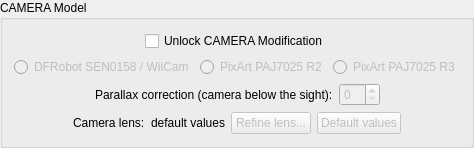
             <widget class="QGroupBox" name="cameraModelGroupbox">
              <property name="whatsThis">
               <string>&lt;html&gt;&lt;head/&gt;&lt;body&gt;&lt;p&gt;Select the camera hardware physically installed in your lightgun.&lt;/p&gt;&lt;p&gt;The active camera hardware will be swapped automatically when the settings are saved.&lt;/p&gt;&lt;p&gt;A &lt;span style=&quot; font-weight:700;&quot;&gt;manual reboot is only recommended&lt;/span&gt; if you experience issues.&lt;/p&gt;&lt;p&gt;Remember to also configure the corresponding communication pins in the Pins Layout tab.&lt;/p&gt;&lt;/body&gt;&lt;/html&gt;</string>
              </property>
              <property name="accessibleName">
               <string>Infrared Camera Model</string>
              </property>
              <property name="title">
               <string>CAMERA Model</string>
              </property>
              <property name="trackable" stdset="0">
               <number>1</number>
              </property>
              <layout class="QVBoxLayout" name="verticalLayout_cameraModel">
               <item alignment="Qt::AlignHCenter">
                <widget class="QCheckBox" name="cameraModelUnlockToggle">
                 <property name="whatsThis">
                  <string>&lt;html&gt;&lt;head/&gt;&lt;body&gt;&lt;p&gt;Select the camera hardware physically installed in your lightgun.&lt;/p&gt;&lt;p&gt;The active camera hardware will be swapped automatically when the settings are saved.&lt;/p&gt;&lt;p&gt;A &lt;span style=&quot; font-weight:700;&quot;&gt;manual reboot is only recommended&lt;/span&gt; if you experience issues.&lt;/p&gt;&lt;p&gt;Remember to also configure the corresponding communication pins in the Pins Layout tab.&lt;/p&gt;&lt;/body&gt;&lt;/html&gt;</string>
                 </property>
                 <property name="accessibleName">
                  <string>Infrared Camera Model</string>
                 </property>
                 <property name="text">
                  <string>Unlock CAMERA Modification</string>
                 </property>
                 <property name="toolTip">
                  <string>Warning: Modifying this is only required once when building the gun.</string>
                 </property>
                 <property name="trackable" stdset="0">
                  <number>1</number>
                 </property>
                </widget>
               </item>
               <item>
                <layout class="QHBoxLayout" name="horizontalLayout_cameraModel">
                 <item alignment="Qt::AlignHCenter">
                  <widget class="QRadioButton" name="camModel_DFRobot">
                   <property name="whatsThis">
                    <string>&lt;html&gt;&lt;head/&gt;&lt;body&gt;&lt;p&gt;This is an &lt;span style=&quot; font-weight:700;&quot;&gt;I2C&lt;/span&gt; camera module.&lt;/p&gt;&lt;p&gt;When selecting this model, ensure you have correctly mapped the &lt;span style=&quot; font-style:italic;&quot;&gt;cam_SDA&lt;/span&gt; and &lt;span style=&quot; font-style:italic;&quot;&gt;cam_SCL&lt;/span&gt; pins in the Layout tab.&lt;/p&gt;&lt;/body&gt;&lt;/html&gt;</string>
                   </property>
                   <property name="accessibleName">
                    <string>DFRobot SEN0158 / WiiCam</string>
                   </property>
                   <property name="text">
                    <string>DFRobot SEN0158 / WiiCam</string>
                   </property>
                   <property name="enabled">
                    <bool>false</bool>
                   </property>
                   <property name="trackable" stdset="0">
                    <number>1</number>
                   </property>
                  </widget>
                 </item>
                 <item alignment="Qt::AlignHCenter">
                  <widget class="QRadioButton" name="camModel_PAJ7025R2">
                   <property name="whatsThis">
                    <string>&lt;html&gt;&lt;head/&gt;&lt;body&gt;&lt;p&gt;This is an &lt;span style=&quot; font-weight:700;&quot;&gt;SPI&lt;/span&gt; camera module.&lt;/p&gt;&lt;p&gt;When selecting this model, ensure you have correctly mapped the &lt;span style=&quot; font-style:italic;&quot;&gt;cam_SPI_MOSI, cam_SPI_MISO, cam_SPI_SCK,&lt;/span&gt; and &lt;span style=&quot; font-style:italic;&quot;&gt;cam_SPI_CS&lt;/span&gt; pins in the Layout tab.&lt;/p&gt;&lt;/body&gt;&lt;/html&gt;</string>
                   </property>
                   <property name="accessibleName">
                    <string>PixArt PAJ7025 R2</string>
                   </property>
                   <property name="text">
                    <string>PixArt PAJ7025 R2</string>
                   </property>
                   <property name="enabled">
                    <bool>false</bool>
                   </property>
                   <property name="trackable" stdset="0">
                    <number>1</number>
                   </property>
                  </widget>
                 </item>
                 <item alignment="Qt::AlignHCenter">
                  <widget class="QRadioButton" name="camModel_PAJ7025R3">
                   <property name="whatsThis">
                    <string>&lt;html&gt;&lt;head/&gt;&lt;body&gt;&lt;p&gt;This is an &lt;span style=&quot; font-weight:700;&quot;&gt;SPI&lt;/span&gt; camera module.&lt;/p&gt;&lt;p&gt;When selecting this model, ensure you have correctly mapped the &lt;span style=&quot; font-style:italic;&quot;&gt;cam_SPI_MOSI, cam_SPI_MISO, cam_SPI_SCK,&lt;/span&gt; and &lt;span style=&quot; font-style:italic;&quot;&gt;cam_SPI_CS&lt;/span&gt; pins in the Layout tab.&lt;/p&gt;&lt;/body&gt;&lt;/html&gt;</string>
                   </property>
                   <property name="accessibleName">
                    <string>PixArt PAJ7025 R3</string>
                   </property>
                   <property name="text">
                    <string>PixArt PAJ7025 R3</string>
                   </property>
                   <property name="enabled">
                    <bool>false</bool>
                   </property>
                   <property name="trackable" stdset="0">
                    <number>1</number>
                   </property>
                  </widget>
                 </item>
                </layout>
               </item>
               <item>
                <layout class="QHBoxLayout" name="horizontalLayout_cameraParallax">
                 <item>
                  <spacer name="cameraParallaxSpacerLeft">
                   <property name="orientation">
                    <enum>Qt::Horizontal</enum>
                   </property>
                   <property name="sizeHint" stdset="0">
                    <size>
                     <width>40</width>
                     <height>20</height>
                    </size>
                   </property>
                  </spacer>
                 </item>
                 <item>
                  <widget class="QLabel" name="label_cameraParallax">
                   <property name="text">
                    <string>Parallax correction (camera below the sight):</string>
                   </property>
                  </widget>
                 </item>
                 <item>
                  <widget class="QSpinBox" name="cameraParallaxBox">
                   <property name="whatsThis">
                    <string>&lt;html&gt;&lt;head/&gt;&lt;body&gt;&lt;p&gt;Corrects the aim when the camera is &lt;span style=&quot; font-weight:700;&quot;&gt;below the sight line&lt;/span&gt; and you play closer to or farther from the screen than where you calibrated. Leave it at &lt;span style=&quot; font-weight:700;&quot;&gt;0&lt;/span&gt; when the camera is on the sight line.&lt;/p&gt;&lt;p&gt;&lt;span style=&quot; font-weight:700;&quot;&gt;Starting value&lt;/span&gt;, for each cm between camera and sight: about 3 on a 27&quot; monitor, about 1.5 on a 55&quot; TV. Exact value: cm between camera and sight × 100 / cm between the top and bottom LEDs.&lt;/p&gt;&lt;p&gt;&lt;span style=&quot; font-weight:700;&quot;&gt;Fine tuning&lt;/span&gt;: calibrate, step back to about one and a half times that distance and aim at a point. Cursor above the point: raise the value by 1. Cursor below the point: lower it by 1.&lt;/p&gt;&lt;p&gt;It takes effect after the next calibration of each profile.&lt;/p&gt;&lt;p&gt;&lt;span style=&quot; font-weight:700; font-style:italic;&quot;&gt;Default:&lt;/span&gt;&lt;span style=&quot; font-style:italic;&quot;&gt; 0&lt;/span&gt;&lt;/p&gt;&lt;/body&gt;&lt;/html&gt;</string>
                   </property>
                   <property name="accessibleName">
                    <string>Parallax Correction</string>
                   </property>
                   <property name="enabled">
                    <bool>false</bool>
                   </property>
                   <property name="maximum">
                    <number>25</number>
                   </property>
                   <property name="trackable" stdset="0">
                    <number>1</number>
                   </property>
                  </widget>
                 </item>
                 <item>
                  <spacer name="cameraParallaxSpacerRight">
                   <property name="orientation">
                    <enum>Qt::Horizontal</enum>
                   </property>
                   <property name="sizeHint" stdset="0">
                    <size>
                     <width>40</width>
                     <height>20</height>
                    </size>
                   </property>
                  </spacer>
                 </item>
                </layout>
               </item>
               <item>
                <layout class="QHBoxLayout" name="horizontalLayout_cameraLens">
                 <item>
                  <spacer name="cameraLensSpacerLeft">
                   <property name="orientation">
                    <enum>Qt::Horizontal</enum>
                   </property>
                   <property name="sizeHint" stdset="0">
                    <size>
                     <width>40</width>
                     <height>20</height>
                    </size>
                   </property>
                  </spacer>
                 </item>
                 <item>
                  <widget class="QLabel" name="label_cameraLens">
                   <property name="whatsThis">
                    <string>&lt;html&gt;&lt;head/&gt;&lt;body&gt;&lt;p&gt;Lens values of the camera fitted in the gun. The camera record gives the default values (for some cameras, such as the PAJ7025 R3, computed from the datasheet); each camera may be a little different, wide-angle ones above all.&lt;/p&gt;&lt;p&gt;&lt;span style=&quot; font-weight:700;&quot;&gt;Refine lens&lt;/span&gt; opens a fullscreen window: sweep the gun over the whole screen, also at the corners and from close, until everything is green. The values that the data really determine are refined (K1, then K2 and the focal ratio), the others keep the default value.&lt;/p&gt;&lt;p&gt;Do it once, when building the gun, &lt;span style=&quot; font-weight:700;&quot;&gt;before calibrating&lt;/span&gt;: after saving the new values, calibrate again every profile you use.&lt;/p&gt;&lt;p&gt;Changing the camera model brings back the default values of the new camera.&lt;/p&gt;&lt;/body&gt;&lt;/html&gt;</string>
                   </property>
                   <property name="accessibleName">
                    <string>Camera Lens</string>
                   </property>
                   <property name="text">
                    <string>Camera lens:</string>
                   </property>
                   <property name="trackable" stdset="0">
                    <number>1</number>
                   </property>
                  </widget>
                 </item>
                 <item>
                  <widget class="QLabel" name="cameraLensValues">
                   <property name="whatsThis">
                    <string>&lt;html&gt;&lt;head/&gt;&lt;body&gt;&lt;p&gt;Lens values of the camera fitted in the gun. The camera record gives the default values (for some cameras, such as the PAJ7025 R3, computed from the datasheet); each camera may be a little different, wide-angle ones above all.&lt;/p&gt;&lt;p&gt;&lt;span style=&quot; font-weight:700;&quot;&gt;Refine lens&lt;/span&gt; opens a fullscreen window: sweep the gun over the whole screen, also at the corners and from close, until everything is green. The values that the data really determine are refined (K1, then K2 and the focal ratio), the others keep the default value.&lt;/p&gt;&lt;p&gt;Do it once, when building the gun, &lt;span style=&quot; font-weight:700;&quot;&gt;before calibrating&lt;/span&gt;: after saving the new values, calibrate again every profile you use.&lt;/p&gt;&lt;p&gt;Changing the camera model brings back the default values of the new camera.&lt;/p&gt;&lt;/body&gt;&lt;/html&gt;</string>
                   </property>
                   <property name="accessibleName">
                    <string>Camera Lens</string>
                   </property>
                   <property name="text">
                    <string>default values</string>
                   </property>
                   <property name="trackable" stdset="0">
                    <number>1</number>
                   </property>
                  </widget>
                 </item>
                 <item>
                  <widget class="QPushButton" name="cameraLensRefineButton">
                   <property name="whatsThis">
                    <string>&lt;html&gt;&lt;head/&gt;&lt;body&gt;&lt;p&gt;Lens values of the camera fitted in the gun. The camera record gives the default values (for some cameras, such as the PAJ7025 R3, computed from the datasheet); each camera may be a little different, wide-angle ones above all.&lt;/p&gt;&lt;p&gt;&lt;span style=&quot; font-weight:700;&quot;&gt;Refine lens&lt;/span&gt; opens a fullscreen window: sweep the gun over the whole screen, also at the corners and from close, until everything is green. The values that the data really determine are refined (K1, then K2 and the focal ratio), the others keep the default value.&lt;/p&gt;&lt;p&gt;Do it once, when building the gun, &lt;span style=&quot; font-weight:700;&quot;&gt;before calibrating&lt;/span&gt;: after saving the new values, calibrate again every profile you use.&lt;/p&gt;&lt;p&gt;Changing the camera model brings back the default values of the new camera.&lt;/p&gt;&lt;/body&gt;&lt;/html&gt;</string>
                   </property>
                   <property name="accessibleName">
                    <string>Camera Lens</string>
                   </property>
                   <property name="text">
                    <string>Refine lens...</string>
                   </property>
                   <property name="enabled">
                    <bool>false</bool>
                   </property>
                   <property name="trackable" stdset="0">
                    <number>1</number>
                   </property>
                  </widget>
                 </item>
                 <item>
                  <widget class="QPushButton" name="cameraLensResetButton">
                   <property name="whatsThis">
                    <string>&lt;html&gt;&lt;head/&gt;&lt;body&gt;&lt;p&gt;Lens values of the camera fitted in the gun. The camera record gives the default values (for some cameras, such as the PAJ7025 R3, computed from the datasheet); each camera may be a little different, wide-angle ones above all.&lt;/p&gt;&lt;p&gt;&lt;span style=&quot; font-weight:700;&quot;&gt;Refine lens&lt;/span&gt; opens a fullscreen window: sweep the gun over the whole screen, also at the corners and from close, until everything is green. The values that the data really determine are refined (K1, then K2 and the focal ratio), the others keep the default value.&lt;/p&gt;&lt;p&gt;Do it once, when building the gun, &lt;span style=&quot; font-weight:700;&quot;&gt;before calibrating&lt;/span&gt;: after saving the new values, calibrate again every profile you use.&lt;/p&gt;&lt;p&gt;Changing the camera model brings back the default values of the new camera.&lt;/p&gt;&lt;/body&gt;&lt;/html&gt;</string>
                   </property>
                   <property name="accessibleName">
                    <string>Camera Lens</string>
                   </property>
                   <property name="text">
                    <string>Default values</string>
                   </property>
                   <property name="enabled">
                    <bool>false</bool>
                   </property>
                   <property name="trackable" stdset="0">
                    <number>1</number>
                   </property>
                  </widget>
                 </item>
                 <item>
                  <spacer name="cameraLensSpacerRight">
                   <property name="orientation">
                    <enum>Qt::Horizontal</enum>
                   </property>
                   <property name="sizeHint" stdset="0">
                    <size>
                     <width>40</width>
                     <height>20</height>
                    </size>
                   </property>
                  </spacer>
                 </item>
                </layout>
               </item>
              </layout>
             </widget>
